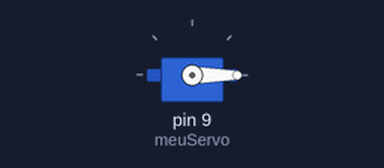
Bench run of a sketch on a simulated Arduino Uno, built with avr-gcc and run on an emulated ATmega328P. On the bench: servo.

Above: at 0.05 s.
At 1.5 s:
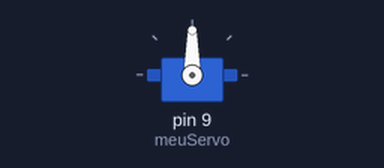
At 3.0 s:
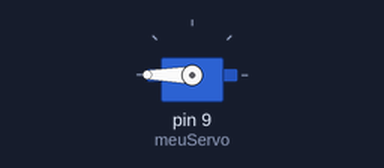
Timing chart, 0 to 6.9 s (numbered marks = the images above):
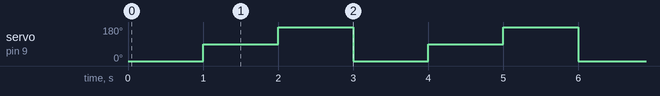

The sketch:

testeServo.ino
```cpp
#include <Servo.h>

Servo meuServo;

void setup() {
  meuServo.attach(9);
}

void loop() {
  meuServo.write(0);
  delay(1000);

  meuServo.write(90);
  delay(1000);

  meuServo.write(180);
  delay(1000);
}
```

Measured:
- by itself, servo on pin 9 (meuServo): repeats every 3.0 s: 180° 1.0 s, 0° 1.0 s, 90° 1.0 s
